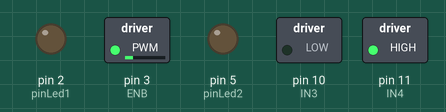
This sketch was run on a simulated Arduino Uno, built with avr-gcc and run on an emulated ATmega328P. Shown: switched loads named in the sketch (green lamp = pin HIGH), output pins drawn as LEDs (lit = HIGH).

Above: at 45.0 s.
Timing chart, 0 to 45.3 s (numbered marks = the images above):
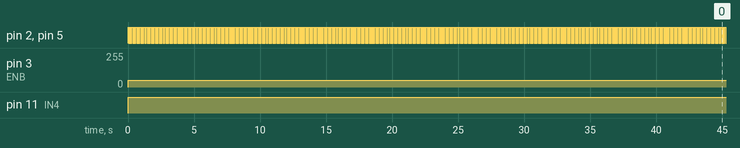

The sketch:

Zootrope.ino
```cpp
//5V DO DRIVER DE MOTOR LIGADO NO VIN DO ARDUINO, PARA LIGAR UM FONTE EXTERNA
//GND DO DRIVER DE MOTOR LIGADO NO GND DO ARDUINO

//INI3 LIGADO NO 10 DO ARDUINO
//INI4 LIGADO NO 11 DO ARDUINO

int IN3 = 10;
int IN4 = 11;

int pinLed1 = 2;
int pinLed2 = 5;

int state;
int flag = 0;

int ENB = 3;

void setup() {

  pinMode(IN3, OUTPUT);
  pinMode(IN4, OUTPUT);

  pinMode(pinLed1, OUTPUT);
  pinMode(pinLed2, OUTPUT);

  Serial.begin(9600);
}

void loop() {

  //Caso necessário testar os motores
  rodaMotor();

}

void rodaMotor()
{
  //MOTOR 2
  analogWrite(ENB, 50);  //Motor com rotação máxima (0-255)
  digitalWrite(IN3, LOW);
  digitalWrite(IN4, HIGH);

  digitalWrite(pinLed1, HIGH);
  digitalWrite(pinLed2, HIGH);

  delay(50);

  digitalWrite(pinLed1, LOW);
  digitalWrite(pinLed2, LOW);

  delay(50);
}

void paraMotor()
{
  //MOTOR 2
  //analogWrite(ENB, 1000);  //Motor com rotação máxima (0-255)
  digitalWrite(IN3, LOW);
  digitalWrite(IN4, LOW);
}
```

Measured:
- by itself, pin 2 (pinLed1), pin 5 (pinLed2): alternates HIGH for 0.05 s and LOW for 0.05 s
- by itself, pin 3 (ENB): 0/255 → 50/255 at 0.00 s
- by itself, pin 11 (IN4): LOW → HIGH at 0.00 s
